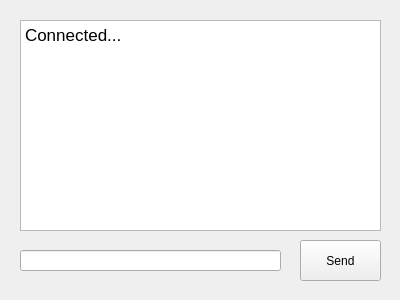
<?xml version="1.0" encoding="UTF-8"?>
<ui version="4.0">
 <class>clientp2p</class>
 <widget class="QWidget" name="clientp2p">
  <property name="geometry">
   <rect>
    <x>0</x>
    <y>0</y>
    <width>400</width>
    <height>300</height>
   </rect>
  </property>
  <property name="windowTitle">
   <string>Form</string>
  </property>
  <widget class="QTextBrowser" name="textBrowser">
   <property name="geometry">
    <rect>
     <x>20</x>
     <y>20</y>
     <width>361</width>
     <height>211</height>
    </rect>
   </property>
   <property name="html">
    <string>&lt;!DOCTYPE HTML PUBLIC &quot;-//W3C//DTD HTML 4.0//EN&quot; &quot;http://www.w3.org/TR/REC-html40/strict.dtd&quot;&gt;
&lt;html&gt;&lt;head&gt;&lt;meta name=&quot;qrichtext&quot; content=&quot;1&quot; /&gt;&lt;style type=&quot;text/css&quot;&gt;
p, li { white-space: pre-wrap; }
&lt;/style&gt;&lt;/head&gt;&lt;body style=&quot; font-family:'.Lucida Grande UI'; font-size:13pt; font-weight:400; font-style:normal;&quot;&gt;
&lt;p style=&quot; margin-top:0px; margin-bottom:0px; margin-left:0px; margin-right:0px; -qt-block-indent:0; text-indent:0px;&quot;&gt;Connected...&lt;/p&gt;
&lt;p style=&quot;-qt-paragraph-type:empty; margin-top:0px; margin-bottom:0px; margin-left:0px; margin-right:0px; -qt-block-indent:0; text-indent:0px;&quot;&gt;&lt;br /&gt;&lt;/p&gt;&lt;/body&gt;&lt;/html&gt;</string>
   </property>
  </widget>
  <widget class="QLineEdit" name="lineEdit">
   <property name="geometry">
    <rect>
     <x>20</x>
     <y>250</y>
     <width>261</width>
     <height>21</height>
    </rect>
   </property>
  </widget>
  <widget class="QPushButton" name="pushButton">
   <property name="geometry">
    <rect>
     <x>300</x>
     <y>240</y>
     <width>81</width>
     <height>41</height>
    </rect>
   </property>
   <property name="text">
    <string>Send</string>
   </property>
  </widget>
 </widget>
 <resources/>
 <connections/>
</ui>
